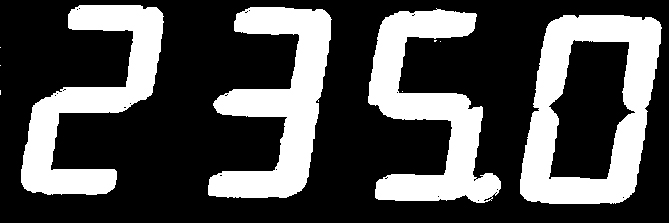
#> input picture data/experiment1/bg.jpg, 669 x 223 px
$ python experiment_1.py
#> lines starting #> are read from the running program, lines starting #| are printed output that depends on the picture
### lib/dbtool.py
#!/usr/bin/env python
# coding=utf-8
import numpy as np
import cv2
import math
import pylab as plt
from numpy import linalg as la
import  scipy
from scipy import signal

import numpy as np
import cv2
import math
import pylab as plt
from numpy import linalg as la
import  scipy
from scipy import signal
import os
# 代匹配的特征向量 维度为n*64
# [20 lines left out: function get_feature, not called in this run]


## 定义差值距离
def diff_num(vec1, vec2):
    return np.linalg.norm(vec1 - vec2);

# [101 lines left out: functions cosSimilar, cosSimilar_2, cnn_conv, cnn_conv_new, cnn_conv_new_2, cnn_conv_ff and 2 more, not called in this run]


def drwabox(img_bg ,one_apoint, color,font):
    cv2.rectangle(img_bg, (one_apoint[0], one_apoint[1]), (one_apoint[2], one_apoint[3]), color, font)
    return img_bg;

def resize(image, width=None, height=None, inter=cv2.INTER_AREA):

    # 初始化缩放比例，并获取图像尺寸
    dim = None
    (h, w) = image.shape[:2]

    # 如果宽度和高度均为0，则返回原图
    if width is None and height is None:
        return image


    # 宽度是0
    if width is None:
        # 则根据高度计算缩放比例
        height = int(height)
        r = height / float(h)
        dim = (int(w * r), height)

    # 如果高度为0
    else:
        # 根据宽度计算缩放比例

        width = int(width)
        r = width / float(w)
        dim = (width, int(h * r))

    # 缩放图像
    resized = cv2.resize(image, dim, interpolation=inter)

    # 返回缩放后的图像
    return resized
# 计算显著区域，提高搜索速度
def ComputeSaliencyMap():
    pass


# [33 lines left out: function py_cpu_nms, not called in this run]

def get_value(maxtix,x1,y1,x2,y2):
   return  maxtix[x2][y2]+maxtix[x1-1][y1-1]-maxtix[x2][y1-1]-maxtix[x1-1][y2];


# [80 lines left out: functions calc_bg_norm, fftconvle, hisEqulColor, normalization_n, normalization, mypredict and 3 more, not called in this run]

def save_img(dir, name, mat):
    cv2.imwrite(os.path.join(dir,name), mat)

# [24 lines left out: functions constuct, resturct_w, not called in this run]

### experiment_1.py

## d读取数据验证 RGB hsv YIQ空间的稳定
import sys
sys.path.append('''.\lib''')
import dbtool
import cv2
import matplotlib
import matplotlib.pyplot as plt
from mpl_toolkits.mplot3d import Axes3D
from matplotlib import rc
import os
def extra(fileName, templet):
    imgsrc =  cv2.imread(fileName);
    imgsrc = dbtool.resize(imgsrc, imgsrc.shape[1] / 16);
    # equ_src = dbtool.hisEqulColor(imgsrc.copy())
    equ_src = imgsrc
    HSV_src = cv2.cvtColor(equ_src, cv2.COLOR_BGR2HSV)
    YUV_src = cv2.cvtColor(equ_src, cv2.COLOR_BGR2YCrCb)
    return equ_src.reshape(-1, 3)[templet != 0], HSV_src.reshape(-1, 3)[templet != 0], YUV_src.reshape(-1, 3)[templet != 0]


list_img = ['data/experiment1/src.jpg', 'data/experiment1/light_bg.jpg', 'data/experiment1/black_bg.jpg']
list_color = ['r', 'g', 'b']
list_name = ['Nomal', 'light', 'black']
list_title = ["BGR","HSV","YUV"]
img_bg =  cv2.imread("data/experiment1/bg.jpg",0);
#> img_bg is the input picture: shape (223, 669); min 0, max 255, mean 78.7
img_bg = dbtool.resize(img_bg, img_bg.shape[1] / 16);
mask = img_bg.reshape(-1);
#> mask = 533 values, max 255 at index 60, min 0 at index 0, mean 78.75
list_resutl = [ extra(fileName, mask) for fileName in list_img]
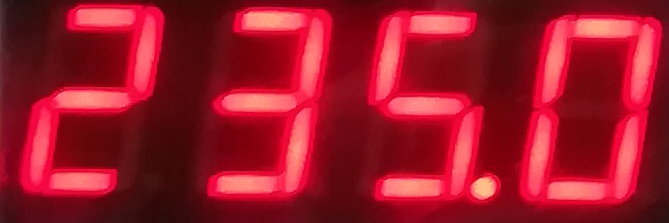
#> input picture data/experiment1/src.jpg, 669 x 223 px
#> in extra, imgsrc is the input picture: shape (223, 669, 3); mean B, G, R 40.4, 23.2, 155.2
#> call 2 of extra, with fileName = 'data/experiment1/light_bg.jpg', templet = array of shape (533,)
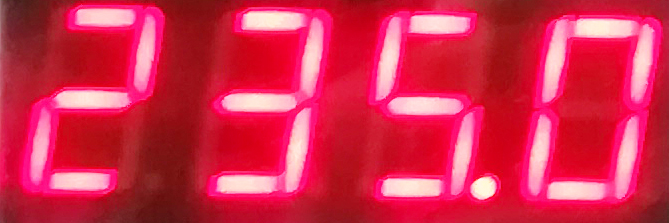
#> input picture data/experiment1/light_bg.jpg, 669 x 223 px
#> in extra, imgsrc is the input picture: shape (223, 669, 3); mean B, G, R 77.5, 43.4, 212
#> call 3 of extra, with fileName = 'data/experiment1/black_bg.jpg', templet = array of shape (533,)
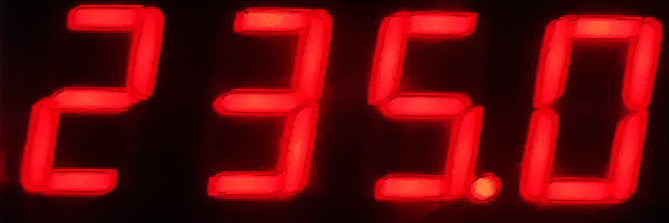
#> input picture data/experiment1/black_bg.jpg, 669 x 223 px
#> in extra, imgsrc is the input picture: shape (223, 669, 3); mean B, G, R 10.1, 6.4, 103.9
#> list_resutl = 3 items
rc('font', **{'family': 'sans-serif', 'sans-serif': ['Arial'], 'size': 8})
params = {'text.usetex': False, 'mathtext.fontset': 'stixsans'}
model_dir = 'model/experiment1'
pic_dir = 'pic/experiment1'
data_dir = 'data/experiment1'
if not os.path.exists(model_dir):
    os.makedirs(model_dir)
if not os.path.exists(pic_dir):
    os.makedirs(pic_dir)


##开始画图
plt.figure(figsize=(6, 4))
plt.rcParams.update(params)
plt.grid(True)
ax = plt.subplot(221, projection='3d');
ax.set_title("Gather")
ax.scatter(list_resutl[0][0][:,0], list_resutl[0][0][:,1], list_resutl[0][0][:,2], c='r',label = "RGB",s=10,alpha=0.4,marker='o')  # 绘制数据点
ax.scatter(list_resutl[0][1][:,0], list_resutl[0][1][:,1], list_resutl[0][1][:,2], c='g',label = "HSV",s=10,alpha=0.4,marker='o')  # 绘制数据点
ax.scatter(list_resutl[0][2][:,0], list_resutl[0][2][:,1], list_resutl[0][2][:,2], c='b',label = "YUV",s=2,alpha=0.4,marker='o')  # 绘制数据点
ax.set_zlim3d(0,255)
ax.set_ylim3d(0,255)
ax.set_xlim3d(0,255)
ax.set_zlabel('Z')  # 坐标轴
ax.set_ylabel('Y')
ax.set_xlabel('X')
ax.legend(loc=1) # 展示图例

#
for j in range(0, 3):
    ax = plt.subplot(2,2,j+2, projection='3d');
    ax.set_title(list_title[j])
    ax.set_zlim3d(0, 255)
    ax.set_ylim3d(0, 255)
    ax.set_xlim3d(0, 255)
    ax.set_zlabel(list_title[j][2])  # 坐标轴
    ax.set_ylabel(list_title[j][1])
    ax.set_xlabel(list_title[j][0])
    for i,item in enumerate(list_resutl):
        ax.scatter(item[j][:, 0], item[j][:, 1], item[j][:, 2], c=list_color[i], label=list_name[i], s=10,alpha=0.4,marker='o')  # 绘制数据点
    ax.legend(loc=1)  # 展示图例

plt.subplots_adjust(right=0.9, left=0.02, bottom=0.1, top=0.95, wspace=0.2, hspace=0.3)
plt.savefig(os.path.join(pic_dir, "result2.png"))
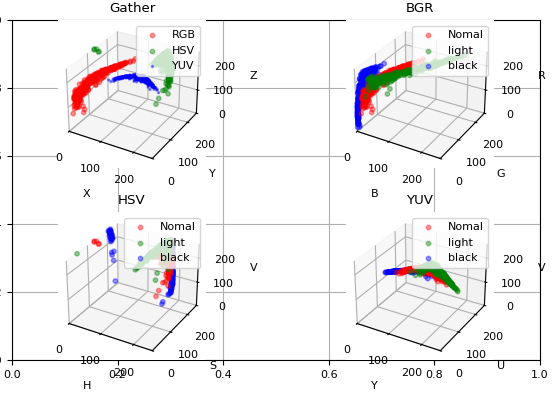
#> figure drawn by matplotlib, 4 panels
plt.show()


# EQU_src, HSV_src, YUV_src = extra('data/experiment1/src.jpg', mask)
# a1,b1,c1 = extra('data/experiment1/light_bg.jpg', mask)
# a2,b2,c2 = extra('data/experiment1/black_bg.jpg', mask)
# # x, y, z = a[:,0], a[:,1], a[:,2]
# # x1,y1,z1 = a1[:,0], a1[:,1], a1[:,2]
# # x2,y2,z2 = a2[:,0], a2[:,1], a2[:,2]
#
# x, y, z = b[:,0], b[:,1], b[:,2]
# x1,y1,z1 = b1[:,0], b1[:,1], b1[:,2]
# x2,y2,z2 = b2[:,0], b2[:,1], b2[:,2]
#
# # x, y, z = c[:,0], c[:,1], c[:,2]
# # x1,y1,z1 = c1[:,0], c1[:,1], c1[:,2]
# # x2,y2,z2 = c2[:,0], c2[:,1], c2[:,2]
# #  将数据点分成三部分画，在颜色上有区分度
# ax = plt.subplot(221, projection='3d')  # 创建一个三维的绘图工程
# #  将数据点分成三部分画，在颜色上有区分度
# ax.scatter(x, y, z, c='r')  # 绘制数据点
# ax.scatter(x1, y1, z1, c='g')  # 绘制数据点
# ax.scatter(x2, y2, z2, c='b')  # 绘制数据点
# ax.set_zlabel('Z')  # 坐标轴
# ax.set_ylabel('Y')
# ax.set_xlabel('X')
# plt.show()
# plt.figure(figsize=(4, 7))
# plt.imshow(img_bg,cmap='gray')
# plt.show()
